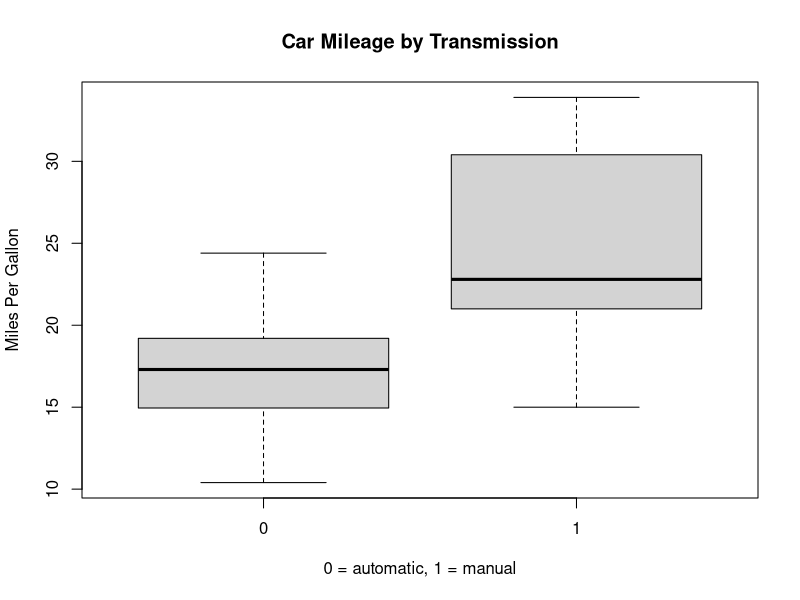
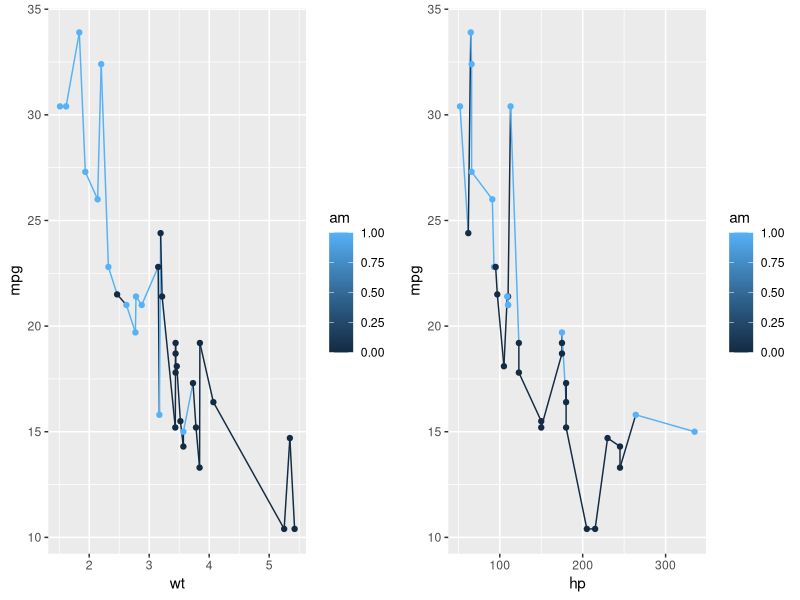
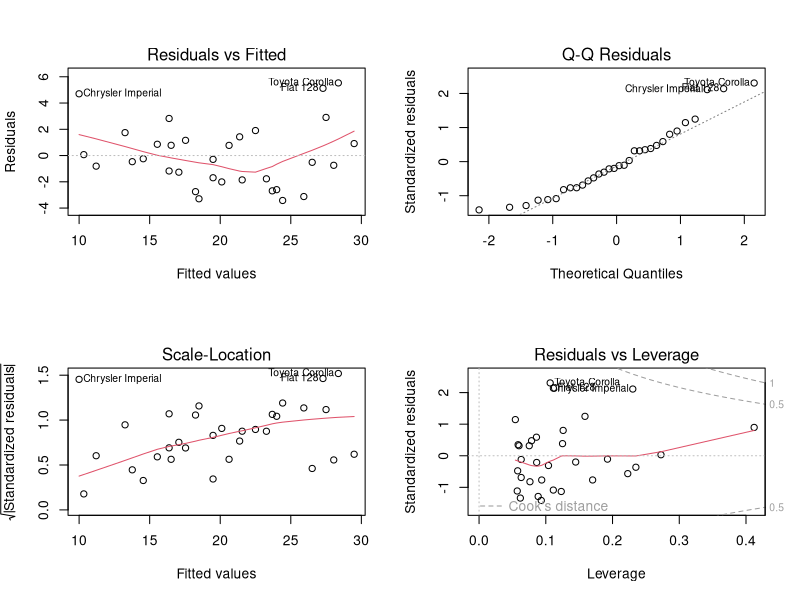
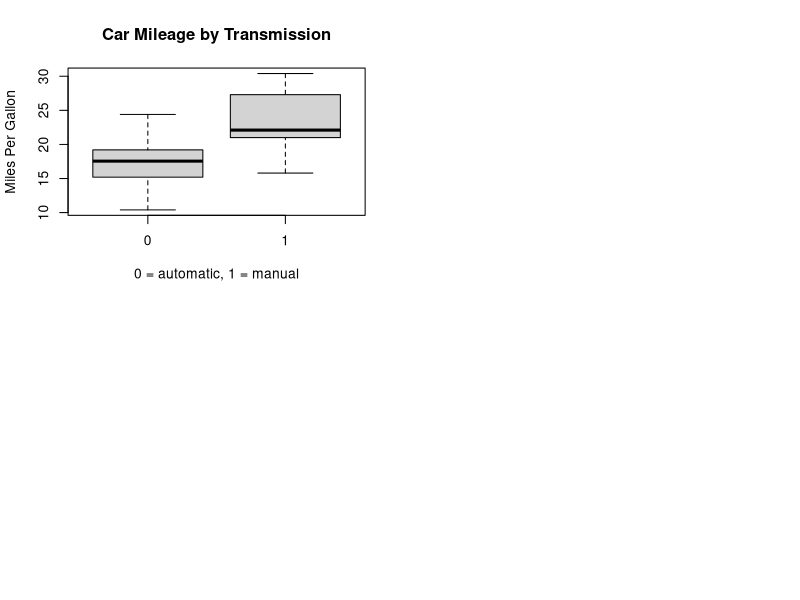

Reproduce these figures in R, in order.
library(gridExtra)
library(ggplot2)
##Explore description of mtcars data
##We identify am column is the one we are looking for and one is MANUAL not zero... 
?mtcars 

##Exploring Data, plotting mpg vs automatic or manual transmission
boxplot(mpg~am, data=mtcars, main = "Car Mileage by Transmission", xlab = "0 = automatic, 1 = manual", ylab= "Miles Per Gallon")

##We see that manual cleary has a lot more miles per gallon in the picture. We will test significance using a linear model


##first fitting just mpg vs transmission as a factor, we will later add more values
fit <- lm(mpg~factor(am), mtcars)

##Using factor automatic as a base we see that manual's slope coefficient is clearly statistically significant with a very low p value
summary(fit)

##I do not know a lot about cars but we might be leaving bias into our coefficient by not fitting other variables that may be relevant
##first i will fit all the variables 
fit.all <- lm(mpg~+disp+hp+drat+wt+qsec+factor(vs)+factor(am)+factor(gear)+factor(carb)+factor(cyl), mtcars)
summary(fit.all)

##Looks like horsepower and weight are closest to being significant, we will try out one variable at a time to try to remove bias from the transmission regressor as much as possible without overfitting
##We will employ nested model testing
fit.hp <- lm(mpg~hp+factor(am),mtcars)
summary(fit.hp)

##Anova shows that including hp might be statistically significant. 
anova(fit,fit.hp)


##We add weight
fit.hp.wt <- lm(mpg~hp+wt+factor(am),mtcars)
anova(fit.hp,fit.hp.wt)


p1<-ggplot(data=mtcars, aes(x=wt, y=mpg, color=am)) +
  geom_line()+
  geom_point()
p2<-ggplot(data=mtcars, aes(x=hp, y=mpg, color=am)) +
  geom_line()+
  geom_point()
grid.arrange(p1, p2, nrow = 1)

##We add displacement
fit.hp.wt.disp <- lm(mpg~hp+wt+disp+factor(am),mtcars)
anova(fit,fit.hp,fit.hp.wt,fit.hp.wt.disp)

##displacement p-value suggests it might not be significant, we will try everything to make sure we are not excluding any significant variables
fit.hp.wt.drat <- lm(mpg~hp+wt+drat+factor(am),mtcars)
anova(fit,fit.hp,fit.hp.wt,fit.hp.wt.drat)

fit.hp.wt.qsec <- lm(mpg~hp+wt+qsec+factor(am),mtcars)
anova(fit,fit.hp,fit.hp.wt,fit.hp.wt.qsec)

fit.hp.wt.vs <- lm(mpg~hp+wt+factor(vs)+factor(am),mtcars)
anova(fit,fit.hp,fit.hp.wt,fit.hp.wt.vs)

fit.hp.wt.gear <- lm(mpg~hp+wt+factor(gear)+factor(am),mtcars)
anova(fit,fit.hp,fit.hp.wt,fit.hp.wt.gear)

fit.hp.wt.carb <- lm(mpg~hp+wt+factor(carb)+factor(am),mtcars)
anova(fit,fit.hp,fit.hp.wt,fit.hp.wt.carb)


##We check that adding any of these other variables are statistically significant so our final model is
fit.hp.wt <- lm(mpg~hp+wt+factor(am),mtcars)
summary(fit.hp.wt)
par(mfrow=c(2,2)) 


plot(fit.hp.wt)
##doing diagnostics
##looks likew we might have some outliers, chrysler, toyota and fiat. However, overall the residuals show no signifcant pattern
##Looking at residuals again, looks like we have a right skewed plot, as in we have outliers that are giving very high mpg 
##than our model would suggest. We confirm this in a normal Q-Q plot which shows chracteristics of a right-skewness
##Looking at cook's distance, we don't see any points that are very hgigh in leverage
## Overall, we have a fairly good fit although there is some concerns of right skewness. However, given we have a small data
## This is to be expected


## We test for outliers to follow up on the concern
## Looks like maserati bora might have a relatively strong potential for leverage, we test dfbetas
hatvalues(fit.hp.wt)[order(-hatvalues(fit.hp.wt))]

##getting max of dfbetas for hp, looks like maserati bora has a fairly high dfbetas value at .58
dfbetas(fit.hp.wt)[,2][which.max(abs(dfbetas(fit.hp.wt)[,2]))]


##getting max of dfbetas for wt, looks like chrysler imperail has a fairly high dfbetas value at .58
dfbetas(fit.hp.wt)[,3][which.max(abs(dfbetas(fit.hp.wt)[,3]))]


##getting max of dfbetas for transmission, looks like chrysler imperial has a fairly high dfbetas value at .58
dfbetas(fit.hp.wt)[,4][which.max(abs(dfbetas(fit.hp.wt)[,4]))]


##it might be helpful to get rid of the outlier's we identified and fit a new model, Chrysler Imperial, Maserati Bora
## to be more careful we will also remove Fiat 128 and Toyota Corolla
drop.outliers<- c('Chrysler Imperial','Maserati Bora','Fiat 128' ,'Toyota Corolla')
mtcars2 <- mtcars[ !(rownames(mtcars) %in% drop.outliers), ]

##interestingly our new fit suggests that am is no longer significant, it might have been that one of those outliers were 
##exercising heavy leverage by having a high mpg as manual vehicles, we check this
fit.hp.wt2 <- lm(mpg~hp+wt+factor(am),mtcars2)
mtcars[rownames(mtcars) %in% drop.outliers,]
## we see that 3 of the outliers we dropped were manual cars, it is very possible that fiat and corrolla were making 
## am variable significant by themselves. Maserati Bora's mpg however is very small so but it has a very high horsepower
## and weight, which reduces the mpg, so it might be a case that it has a good mpg for its kind

boxplot(mpg~am, data=mtcars2, main = "Car Mileage by Transmission", xlab = "0 = automatic, 1 = manual", ylab= "Miles Per Gallon")
## we try fitting just am, and it is significant
fit.am2 <- lm(mpg~factor(am),mtcars2)
summary(fit.am2)

## we add hp
fit.am.hp2 <- lm(mpg~ hp + factor(am) ,mtcars2)
summary(fit.am.hp2)

## we add wt, and it is no longer significant. 
fit.am.wt2 <- lm(mpg~ hp + wt+factor(am) ,mtcars2)
summary(fit.am.wt2)


##This analysis suggests that while AM initially seemed significant as part of 3 variables that can explain a lot of the mpg.
##Taking out outliers that had very high leverages show that these points may have skewewd our model quiet a bit, 3 of which having manual transmissions
##2 of them had very high mpg, while the third had low mpg but had high weight and horsepower, which can reduce the mpg.
##So it may have had a RELATIVELY high mpg given that we removed the linear effects of weight and horsepower
##after removing these outliers, we see that AM may no longer be significant while the other two variables were. 
##therefore, we conclude that there is no strong evidence to suggest transmission is statistically significant in explaining 
##mpg after having removed the linear effects of weigth and horsepower
## on the other hand there is a strong reason to beleive that weight and horsepower have strong correlation


